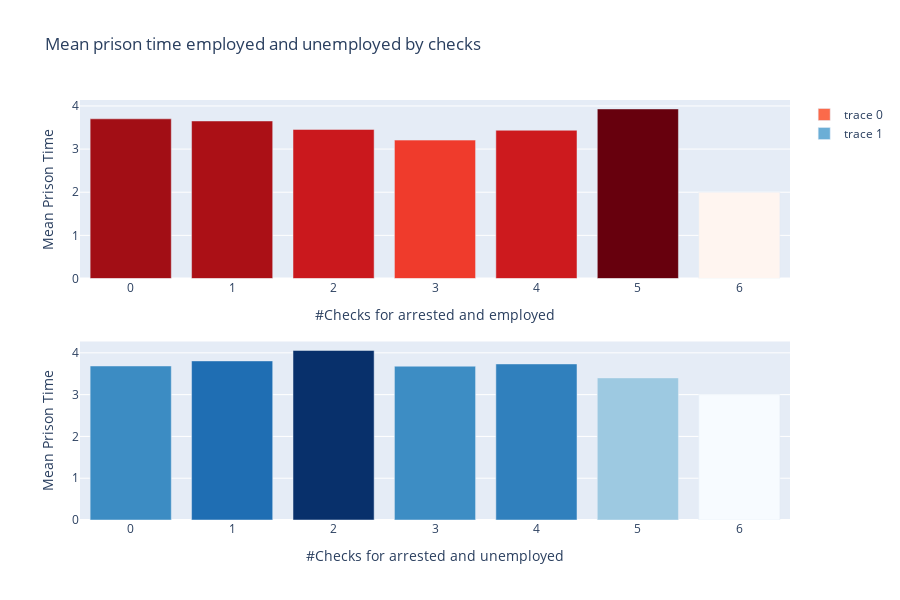

The notebook cell saved with this chart:
### Code cell
bar_employed = go.Bar(x=mean_time_employed_by_checks.index,
                      y=mean_time_employed_by_checks.values,
                      marker=dict(color=mean_time_employed_by_checks.values, colorscale='Reds', showscale=False))

bar_unemployed = go.Bar(x=mean_time_unemployed_by_checks.index,
                      y=mean_time_unemployed_by_checks.values,
                      marker=dict(color=mean_time_unemployed_by_checks.values, colorscale='Blues', showscale=False))

fig = make_subplots(rows=2, cols=1)
fig.add_trace(bar_employed, row=1, col=1)
fig.add_trace(bar_unemployed, row=2, col=1)

fig.update_layout(title='Mean prison time employed and unemployed by checks',
                  height=600)

fig.update_xaxes(title_text='#Checks for arrested and employed', row=1, col=1)
fig.update_yaxes(title_text='Mean Prison Time', row=1, col=1)

fig.update_xaxes(title_text='#Checks for arrested and unemployed', row=2, col=1)
fig.update_yaxes(title_text='Mean Prison Time', row=2, col=1)

fig.show()

### Figure 1 — Plotly figure (JSON) as saved in the notebook; plotly's stock layout.template omitted (floating-point values rounded to 4 significant figures)
{"data": [{"marker": {"color": [3.702, 3.652, 3.456, 3.208, 3.436, 3.931, 2], "colorscale": [[0, "rgb(255,245,240)"], [0.125, "rgb(254,224,210)"], [0.25, "rgb(252,187,161)"], [0.375, "rgb(252,146,114)"], [0.5, "rgb(251,106,74)"], [0.625, "rgb(239,59,44)"], [0.75, "rgb(203,24,29)"], [0.875, "rgb(165,15,21)"], [1, "rgb(103,0,13)"]], "showscale": false}, "type": "bar", "x": [0, 1, 2, 3, 4, 5, 6], "xaxis": "x", "y": [3.702, 3.652, 3.456, 3.208, 3.436, 3.931, 2], "yaxis": "y"}, {"marker": {"color": [3.686, 3.806, 4.058, 3.68, 3.735, 3.4, 3], "colorscale": [[0, "rgb(247,251,255)"], [0.125, "rgb(222,235,247)"], [0.25, "rgb(198,219,239)"], [0.375, "rgb(158,202,225)"], [0.5, "rgb(107,174,214)"], [0.625, "rgb(66,146,198)"], [0.75, "rgb(33,113,181)"], [0.875, "rgb(8,81,156)"], [1, "rgb(8,48,107)"]], "showscale": false}, "type": "bar", "x": [0, 1, 2, 3, 4, 5, 6], "xaxis": "x2", "y": [3.686, 3.806, 4.058, 3.68, 3.735, 3.4, 3], "yaxis": "y2"}], "layout": {"height": 600, "title": {"text": "Mean prison time employed and unemployed by checks"}, "xaxis": {"anchor": "y", "domain": [0, 1], "title": {"text": "#Checks for arrested and employed"}}, "xaxis2": {"anchor": "y2", "domain": [0, 1], "title": {"text": "#Checks for arrested and unemployed"}}, "yaxis": {"anchor": "x", "domain": [0.575, 1], "title": {"text": "Mean Prison Time"}}, "yaxis2": {"anchor": "x2", "domain": [0, 0.425], "title": {"text": "Mean Prison Time"}}}}
